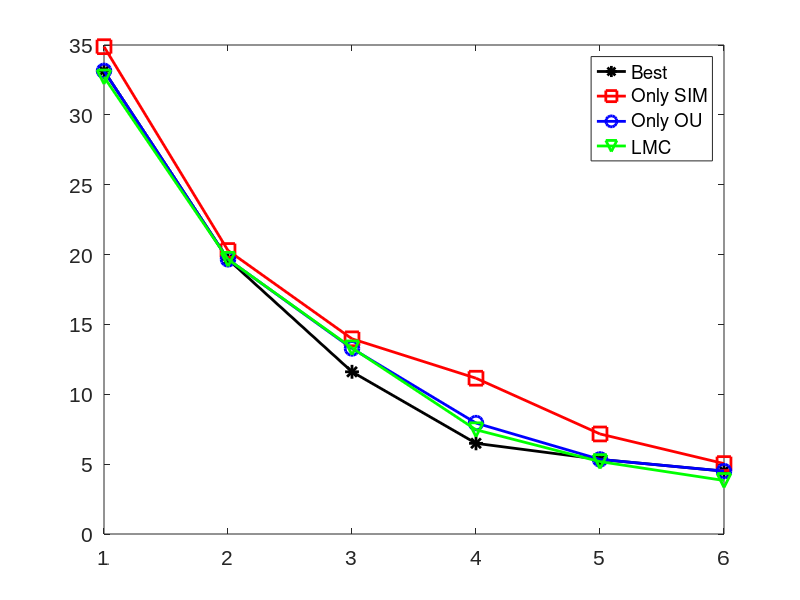
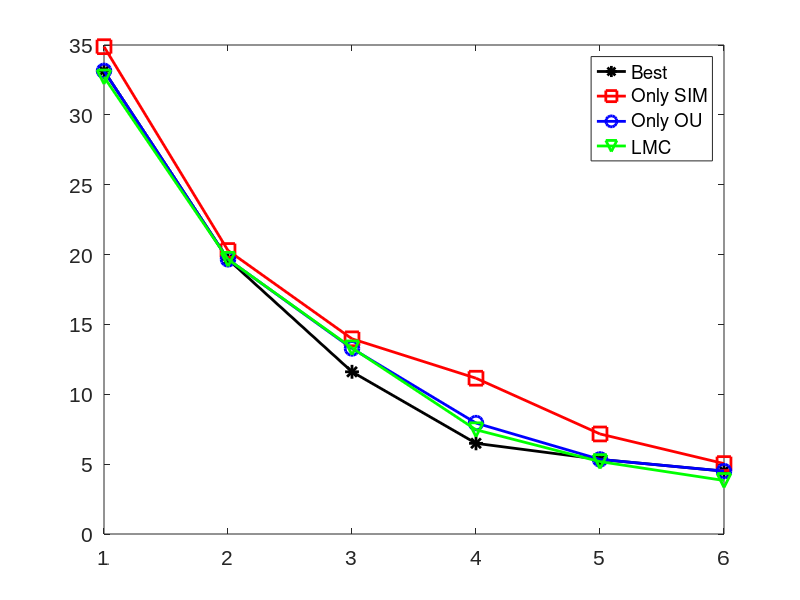
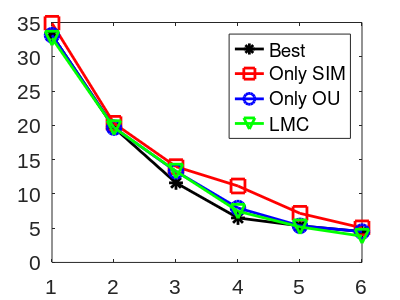

MATLAB code for these plots, in order:
% FXDATACOMPARETRAININGERROR description

% MULTIGP

% Data

R = 1:1:6;
smse_train_best = [33.15 19.66 11.61 6.49 5.34 4.50];
smse_train_sim = [34.88 20.29 13.97 11.15 7.16 5.04];
smse_train_ou = [33.15 19.66 13.28 7.94 5.34 4.50];
smse_train_lmc = [32.71 19.66 13.32 7.46 5.18 3.83 2.67];

baseDirResults = './';

% Plotting the results

figure
hold on
% Plotting the true data
c = plot(R, smse_train_best, 'k-*');
set(c, 'markerSize', 10, 'lineWidth', 2);
d = plot(R, smse_train_sim, 'r-s');
set(d, 'markerSize', 10, 'lineWidth', 2);
e = plot(R, smse_train_ou, 'b-o');
set(e, 'markerSize', 10, 'lineWidth', 2);
f = plot(R, smse_train_lmc(1:length(R)), 'g-v');
set(f, 'markerSize', 10, 'lineWidth', 2);
set(gca, 'fontname', 'arial', 'fontsize', 15, 'xlim', xlim, 'Color', 'none')
hl = legend('Best', 'Only SIM', 'Only OU', 'LMC', 'Location', 'NorthEast');
box on
fileName = 'fxDataCompareTrainingError';
print('-depsc', [baseDirResults 'results/' fileName]);
saveas(gcf,[baseDirResults 'results/' fileName],'fig');
pos = get(gcf, 'paperposition');
origpos = pos;
pos(3) = pos(3)/2;
pos(4) = pos(4)/2;
set(gcf, 'paperposition', pos);
lineWidth = get(gca, 'lineWidth');
set(gca, 'lineWidth', lineWidth);
print('-dpng', [baseDirResults 'results/' fileName])
set(gca, 'lineWidth', lineWidth);
set(gcf, 'paperposition', origpos);
